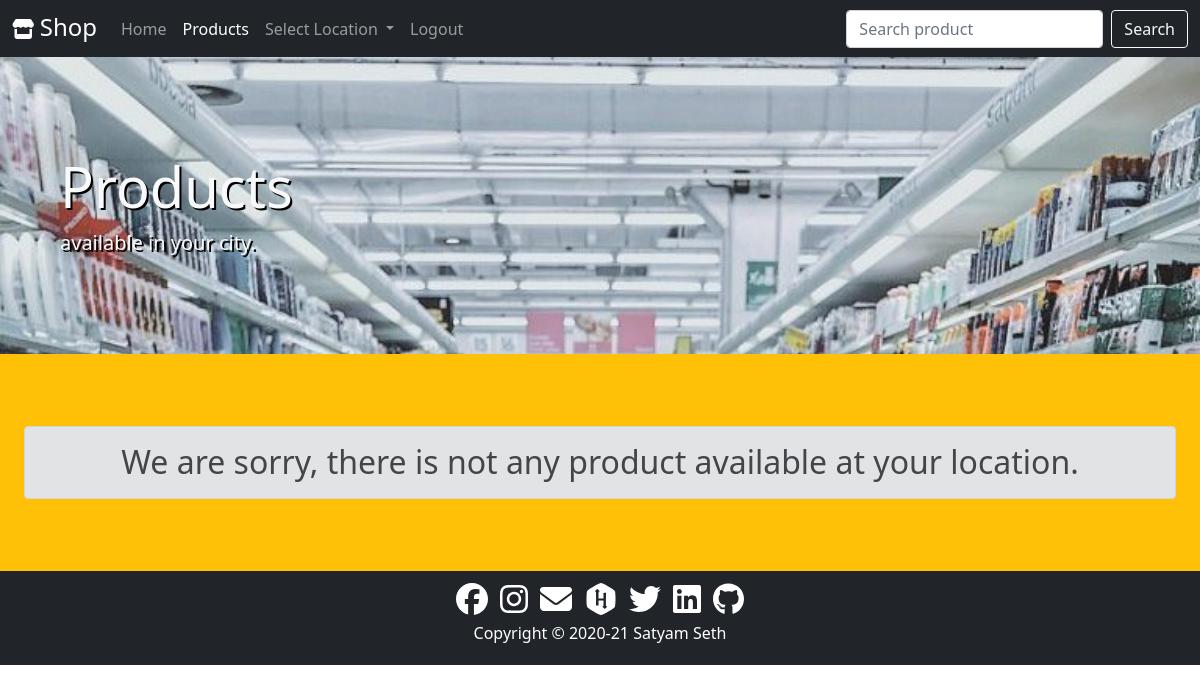
Page /product/ (signed in) on the earlier database version.
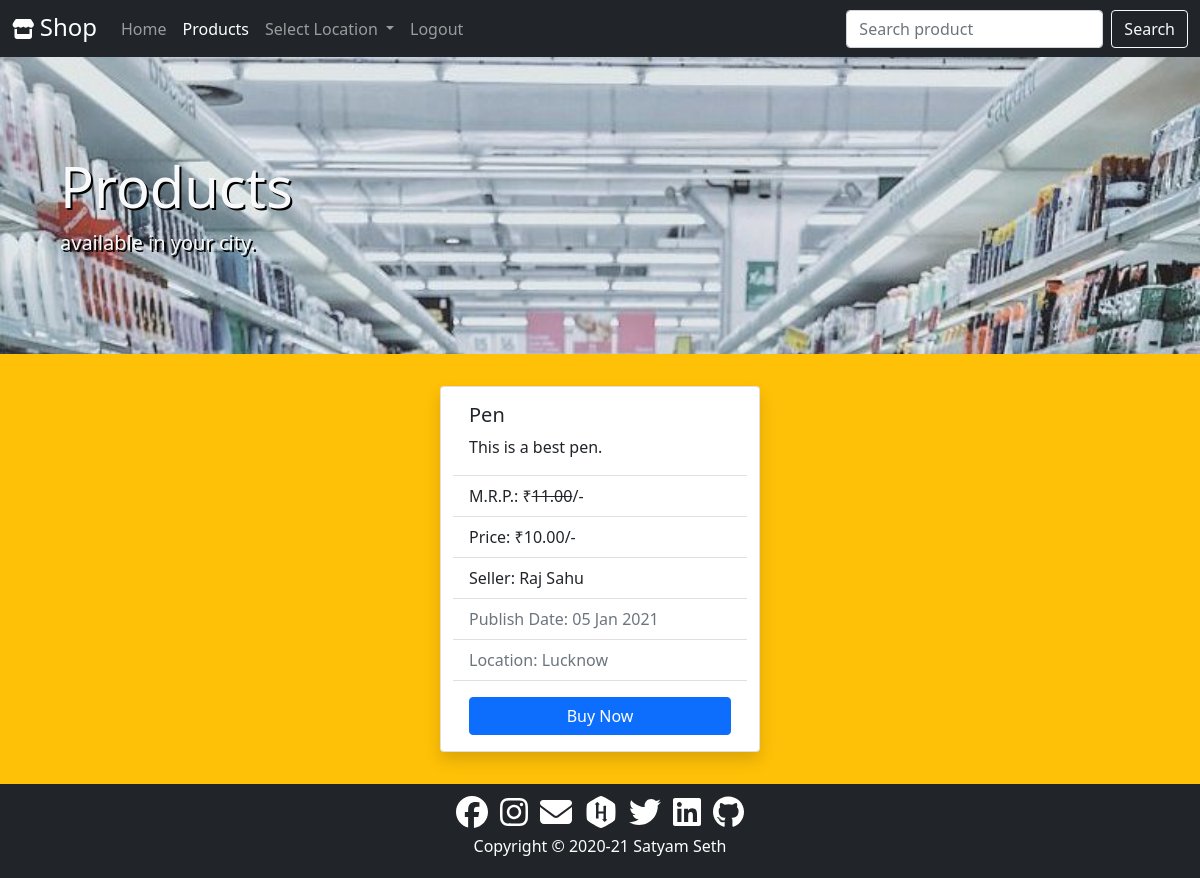
Same page on the later database version.
### product/models.py (models this page shows, shortened)
class Product(models.Model):
    seller=models.ForeignKey(User,on_delete=models.CASCADE)
    title=models.CharField(max_length=50)
    date=models.DateField()
    description=models.TextField(max_length=500)
    mrp=models.DecimalField(decimal_places=2,max_digits=7)
    selling_price=models.DecimalField(decimal_places=2,max_digits=10)
    location=models.CharField(max_length=50)

### product/views.py (the view)
# urls.py: path('',views.ProductListView.as_view(),name='products'),
@method_decorator(login_required,name='dispatch')
class ProductListView(ListView):
    model=Product
    template_name='product/products.html'
    context_object_name='products'
    def get_queryset(self):
        if self.kwargs:
            location=self.kwargs['loc']
        else:
            location=self.request.user.profile.city
        return Product.objects.filter(location=location)
    def get_context_data(self,*args,**kwargs):
        context=super().get_context_data(*args,**kwargs)
        city=Profile.objects.values('city')
        locations=[]
        for location in city:
            if location['city'] != 'NA':
                locations.append(location['city'])
        context['locations']=set(locations)
        context['products_active']='active'
        context['products_disabled']='disabled'
        return context

### product/templates/product/products.html (shortened to what this page needs)
{% extends 'core/base.html' %}
{% block content %}
<div class="container-fluid p-5 products shadow-lg">
    <div class="container text-light my-5">
        <div>
            <h1 class="display-4">Products</h1>
        </div>
        <div class="lead">
            <p>available in your city.</p>
        </div>
    </div>
</div>
<div class="container-fluid p-4 bg-warning">
    {% if products %}
    <div class="row justify-content-center">
        {% for product in products %}
        <div class="card m-2 shadow" style="width: 20rem;">
            <div class="card-body">
                <h5 class="card-title">{{product.title|capfirst}}</h5>
                <p class="card-text">{{product.description|capfirst}}</p>
            </div>
            <ul class="list-group list-group-flush">
                <li class="list-group-item">M.R.P.: &#8377;<span class="text-decoration-line-through">{{product.mrp}}</span>/-</li>
                <li class="list-group-item">Price: &#8377;{{product.selling_price}}/-</li>
                <li class="list-group-item">Seller: {{product.seller.get_full_name|capfirst}}</li>
                <li class="list-group-item text-muted">Publish Date: {{product.date|date:"d M Y"}}</li>
                <li class="list-group-item text-muted">Location: {{product.location|capfirst}}</li>
              </ul>
            {% if user == product.seller %}
                <div class="btn btn-secondary m-3">you con't buy your own product</div>
            {% elif user.profile.city != product.location %}
                <div class="btn btn-secondary m-3">Unavailable at your location</div>
            {% else %}
                <a href="{% url 'payment' product.id %}" class="btn btn-primary m-3">Buy Now</a>
            {% endif %}
        </div>
        {% endfor %}
    </div>
    {% else %}
    <div class="my-md-0 my-5 py-md-0 py-4">
        <div class="h2 text-center alert alert-secondary my-5">We are sorry, there is not any product available at your location.</div>
    </div>
    {% endif %}
</div>
{% endblock content %}

Differences in the rows shown:
added Product: title "Pen", description "This is a best pen.", mrp "11.00", selling_price "10.00", seller.get_full_name "Raj Sahu", date "05 Jan 2021", location "Lucknow", shows "Buy Now"
Other differences:
text no longer shown: "We are sorry, there is not any product available at your location."
